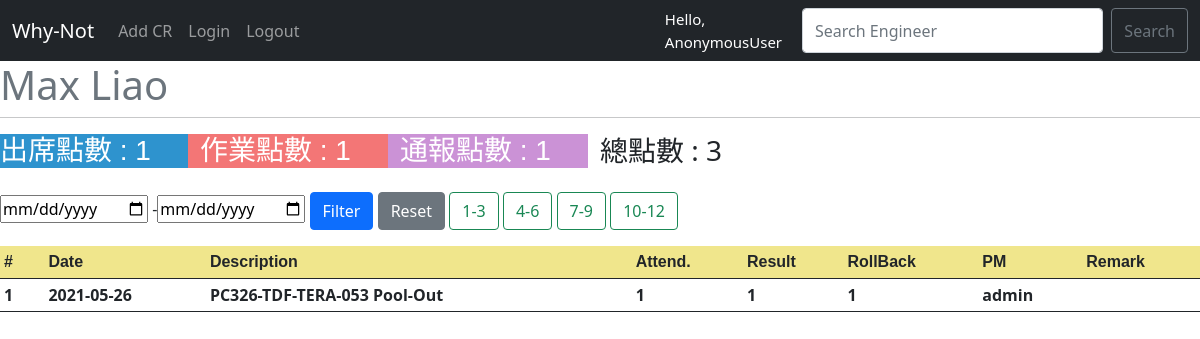
Page /4/ on the committed database.
### cr/models.py (models this page shows, shortened)
class Engineer(models.Model):
    name = models.CharField(max_length=20)
    eng_id = models.CharField(max_length=50)
    eng_department = models.CharField(max_length=100)
    created_date = models.DateField(default=datetime.now)
    eng_active = models.BooleanField()

class Task(models.Model):
    class Meta:
        ordering = ['cr_date']
    user = models.ForeignKey(Engineer, on_delete=models.CASCADE)
    pm = models.ForeignKey(st.AUTH_USER_MODEL, null=True, on_delete=models.SET_NULL)
    cr_date = models.DateField()
    project_name = models.CharField(max_length=200, blank=True)
    cr_description = models.CharField(max_length=100)
    cr_project_code = models.CharField(max_length=100, blank=True)
    attendance_point = models.SmallIntegerField(
        choices=(
        (0, "0"),
        (1, "1"),
    )
    )
    result_point = models.SmallIntegerField(
        choices=(
        (0, "0"),
        (1, "1"),
    )
    )
    rollback_point = models.SmallIntegerField(
        blank=True,
        null=True,
        default=0,
        choices=(
        (0, "0"),
        (1, "1"),
    )
    )
    remark = models.CharField(max_length=100, blank=True)

### cr/views.py (the view)
# urls.py: path('<int:user_id>/', views.detail, name='detail'),
def detail(request, user_id):
    user = get_object_or_404(Engineer, pk=user_id)
    current_user = request.user.username
    eng = Engineer.objects.get(pk=user_id)
    caption_text = ""
    if request.GET.get('s1') == '13':
        year = datetime.date.today().year
        query_set = user.task_set.filter(cr_date__range=[f"{year}-01-01", f"{year}-03-31"])
        myFilter = TaskFilter(request.GET, queryset=query_set)
        task_date = myFilter.qs
        caption_text = "1-3月紀錄"
    elif request.GET.get('s2') == '46':
        year = datetime.date.today().year
        query_set = user.task_set.filter(cr_date__range=[f"{year}-04-01", f"{year}-06-30"])
        myFilter = TaskFilter(request.GET, queryset=query_set)
        task_date = myFilter.qs
        caption_text = "4-6月紀錄"
    elif request.GET.get('s3') == '79':
        year = datetime.date.today().year
        query_set = user.task_set.filter(cr_date__range=[f"{year}-07-01", f"{year}-09-30"])
        myFilter = TaskFilter(request.GET, queryset=query_set)
        task_date = myFilter.qs
        caption_text = "7-9月紀錄"
    elif request.GET.get('s4') == '1012':
        year = datetime.date.today().year
        query_set = user.task_set.filter(cr_date__range=[f"{year}-10-01", f"{year}-12-31"])
        myFilter = TaskFilter(request.GET, queryset=query_set)
        task_date = myFilter.qs
        caption_text = "10-12月紀錄"
    else:
        task_date = user.task_set.all()
        myFilter = TaskFilter(request.GET, queryset=task_date)
        task_date = myFilter.qs
    attendance_p = task_date.aggregate(Sum('attendance_point'))
    result_p = task_date.aggregate(Sum('result_point'))
    rollback_p = task_date.aggregate(Sum('rollback_point'))
    total_p = 0
    for k1, v1 in attendance_p.items():
        for k2, v2 in result_p.items():
            for k3, v3 in rollback_p.items():
                if attendance_p[k1] and result_p[k2] and rollback_p[k3] is not None:
                    total_p = attendance_p[k1]+result_p[k2]+rollback_p[k3]
                else:
                    attendance_p[k1] = 0
                    result_p[k2] = 0
                    rollback_p[k3] = 0
    context = {
        'current_user': current_user,
        'user': user,
        'att_p': attendance_p,
        'result_p': result_p,
        'myFilter': myFilter,
        'task_date': task_date,
        'caption_text':caption_text,
        'rollback_p': rollback_p,
        'total_p': total_p,
    }
    return render(request, 'detail.html', context)

### cr/templates/detail.html (shortened to what this page needs)
{% extends 'base.html' %}
{% load crispy_forms_tags %}
{% block content %}
<div class="col">
  <div class="row">
    <small class="text-muted center h1">{{ user.name }}</small><hr/>
    <dl class="row">
      {% for key, value in att_p.items %}
      <dt class="col-sm-2 text-white h3 attendance">出席點數 : {{ value }}</dt>
      {% endfor %}
      {% for key, value in result_p.items %}
      <dt class="col-sm-2  text-white h3 result">作業點數 : {{ value }}</dt>
      {% endfor %}
      {% for key, value in rollback_p.items %}
      <dt class="col-sm-2  text-white h3 rollback">通報點數 : {{ value }}</dt>
      {% endfor %}
      <dt class="col-sm-2  text-dark h3">總點數 : {{ total_p }}</dt>
    </dl>
    <form method="GET" >
      <div class="row">
        <div class="col-10 pb-3">
          {{ myFilter.form}}
          <button class="btn btn-primary" type="submit">Filter</button>
          <a class="btn btn-secondary" href="{% url 'detail' user.id %}">Reset</a>
          <button class="btn btn-outline-success" type="submit" name="s1" value="13">1-3</button>
          <button class="btn btn-outline-success" type="submit" name="s2" value="46">4-6</button>
          <button class="btn btn-outline-success" type="submit" name="s3" value="79">7-9</button>
          <button class="btn btn-outline-success " type="submit" name="s4" value="1012">10-12</button>
        </div>
        <div class="col">
        </div>
      </div>
    </form>
  </div>
</div>
<table class="table table-sm table-hover table-responsive-sm">
    <thead class=" colbar">
      <tr>
        <th scope="col">#</th>
        {% if current_user %}
        <th scope="col">Ops.</th>
        {% else %}
        <th scope="col-sm-"> </th>
        {% endif %}
        <th scope="col">Date</th>
        <th scope="col">Description</th>
        <th scope="col">Attend.</th>
        <th scope="col">Result</th>
        <th scope="col">RollBack</th>
        <th scope="col">PM</th>
        <th scope="col">Remark</th>
      </tr>
    </thead>
    <tbody>
        {% for project in task_date %}
      <tr>
        <th class="align-middle cr_number" scope="row">{{ forloop.counter }}</th>
            <td>
            </td>
            <td class=" align-middle cr_date ">{{ project.cr_date|date:"Y-m-d" }}</td>
            <td class=" align-middle description ">{{ project.cr_description }}</td>
            <td class=" align-middle attend_point ">{{ project.attendance_point }}</td>
            <td class=" align-middle result_point ">{{ project.result_point }}</td>
            <td class=" align-middle result_point ">{{ project.rollback_point }}</td>
            <td class=" align-middle cr_pm">{{ project.pm.username }}</td>
            <td class=" align-middle cr_remark">{{ project.remark }}</td>
        {% endfor %}
        <caption>{{ caption_text }}</caption>
      </tr>
    </tbody>
  </table>
{% endblock content %}

### cr/templates/detail.html (style rules this page uses)
.result { background: rgb(243, 118, 118); font-family: Microsoft JhengHei, sans-serif; }
.attendance { background: rgb(46, 147, 206); font-family: Microsoft JhengHei, sans-serif; }
.colbar { background: khaki; font-family: cursive, sans-serif; }
.cr_date { font-size: medium; font-weight: bold; }
.description { font-size: medium; font-weight: bold; }
.attend_point { font-size: medium; font-weight: bold; }
.result_point { font-size: medium; font-weight: bold; }
.cr_pm { font-size: medium; font-weight: bold; }
.cr_remark { font-size: medium; font-weight: bold; }
.cr_number { font-size: medium; font-weight: bold; }
.rollback { background: rgb(203, 146, 214); font-family: Microsoft JhengHei, sans-serif; }

### rows in the picture
Engineer: name "Max Liao"
Task: cr_date "2021-05-26", cr_description "PC326-TDF-TERA-053 Pool-Out", attendance_point "1", result_point "1", rollback_point "1", pm.username "admin"

### other values in the picture
{{ request.user }} "AnonymousUser"
{{ value }} "1"
{{ total_p }} "3"
